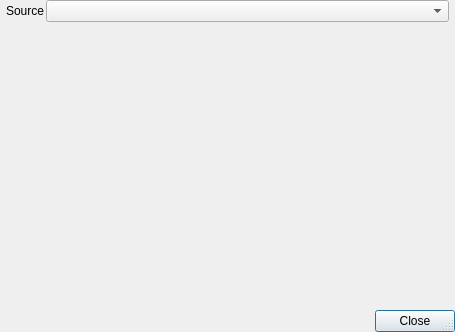
<?xml version="1.0" encoding="UTF-8"?>
<ui version="4.0">
 <class>Dialog</class>
 <widget class="QDialog" name="Dialog">
  <property name="windowModality">
   <enum>Qt::WindowModal</enum>
  </property>
  <property name="geometry">
   <rect>
    <x>0</x>
    <y>0</y>
    <width>455</width>
    <height>332</height>
   </rect>
  </property>
  <property name="windowTitle">
   <string>Metadata Viewer</string>
  </property>
  <property name="sizeGripEnabled">
   <bool>true</bool>
  </property>
  <layout class="QVBoxLayout" name="verticalLayout">
   <property name="spacing">
    <number>1</number>
   </property>
   <property name="leftMargin">
    <number>0</number>
   </property>
   <property name="topMargin">
    <number>0</number>
   </property>
   <property name="rightMargin">
    <number>0</number>
   </property>
   <property name="bottomMargin">
    <number>0</number>
   </property>
   <item>
    <layout class="QHBoxLayout" name="horizontalLayout_2">
     <property name="spacing">
      <number>2</number>
     </property>
     <property name="leftMargin">
      <number>6</number>
     </property>
     <property name="topMargin">
      <number>0</number>
     </property>
     <property name="rightMargin">
      <number>6</number>
     </property>
     <item>
      <widget class="QLabel" name="labelSource">
       <property name="sizePolicy">
        <sizepolicy hsizetype="Preferred" vsizetype="Preferred">
         <horstretch>0</horstretch>
         <verstretch>0</verstretch>
        </sizepolicy>
       </property>
       <property name="text">
        <string>Source</string>
       </property>
      </widget>
     </item>
     <item>
      <widget class="QgsMapLayerComboBox" name="cbSource">
       <property name="sizePolicy">
        <sizepolicy hsizetype="Preferred" vsizetype="Fixed">
         <horstretch>1</horstretch>
         <verstretch>0</verstretch>
        </sizepolicy>
       </property>
      </widget>
     </item>
    </layout>
   </item>
   <item>
    <widget class="QFrame" name="frame">
     <property name="sizePolicy">
      <sizepolicy hsizetype="Preferred" vsizetype="Preferred">
       <horstretch>0</horstretch>
       <verstretch>1</verstretch>
      </sizepolicy>
     </property>
    </widget>
   </item>
   <item>
    <widget class="QDialogButtonBox" name="buttonBox">
     <property name="standardButtons">
      <set>QDialogButtonBox::Close</set>
     </property>
     <property name="centerButtons">
      <bool>false</bool>
     </property>
    </widget>
   </item>
  </layout>
  <action name="actionSetDataSource">
   <property name="icon">
    <iconset resource="../../../../../QGIS/images/images.qrc">
     <normaloff>:/images/themes/default/mActionAddRasterLayer.svg</normaloff>:/images/themes/default/mActionAddRasterLayer.svg</iconset>
   </property>
   <property name="text">
    <string>Set datasource</string>
   </property>
   <property name="toolTip">
    <string>Select the data source to show the metadata from.</string>
   </property>
  </action>
  <action name="actionCollapse">
   <property name="icon">
    <iconset resource="../../enmapboxresources.qrc">
     <normaloff>:/enmapbox/gui/ui/icons/mActionCollapseTree.svg</normaloff>:/enmapbox/gui/ui/icons/mActionCollapseTree.svg</iconset>
   </property>
   <property name="text">
    <string>Collapse Nodes</string>
   </property>
  </action>
  <action name="actionExpand">
   <property name="icon">
    <iconset resource="../../enmapboxresources.qrc">
     <normaloff>:/enmapbox/gui/ui/icons/mActionExpandTree.svg</normaloff>:/enmapbox/gui/ui/icons/mActionExpandTree.svg</iconset>
   </property>
   <property name="text">
    <string>Expand Nodes</string>
   </property>
  </action>
  <action name="actionAddMetadataItem">
   <property name="icon">
    <iconset resource="../../enmapboxresources.qrc">
     <normaloff>:/enmapbox/gui/ui/icons/mActionAdd.svg</normaloff>:/enmapbox/gui/ui/icons/mActionAdd.svg</iconset>
   </property>
   <property name="text">
    <string>Add Metadata Item</string>
   </property>
  </action>
  <action name="actionRemoveMetadataItem">
   <property name="icon">
    <iconset resource="../../enmapboxresources.qrc">
     <normaloff>:/enmapbox/gui/ui/icons/mActionRemove.svg</normaloff>:/enmapbox/gui/ui/icons/mActionRemove.svg</iconset>
   </property>
   <property name="text">
    <string>Remove Meta Item</string>
   </property>
  </action>
  <action name="optionUseRegex">
   <property name="checkable">
    <bool>true</bool>
   </property>
   <property name="text">
    <string>.*</string>
   </property>
   <property name="toolTip">
    <string>Use regular expression to filter metadata items.</string>
   </property>
  </action>
 </widget>
 <customwidgets>
  <customwidget>
   <class>QgsMapLayerComboBox</class>
   <extends>QComboBox</extends>
   <header>qgsmaplayercombobox.h</header>
  </customwidget>
 </customwidgets>
 <resources>
  <include location="../../enmapboxresources.qrc"/>
  <include location="../../../../../QGIS/images/images.qrc"/>
 </resources>
 <connections/>
</ui>
